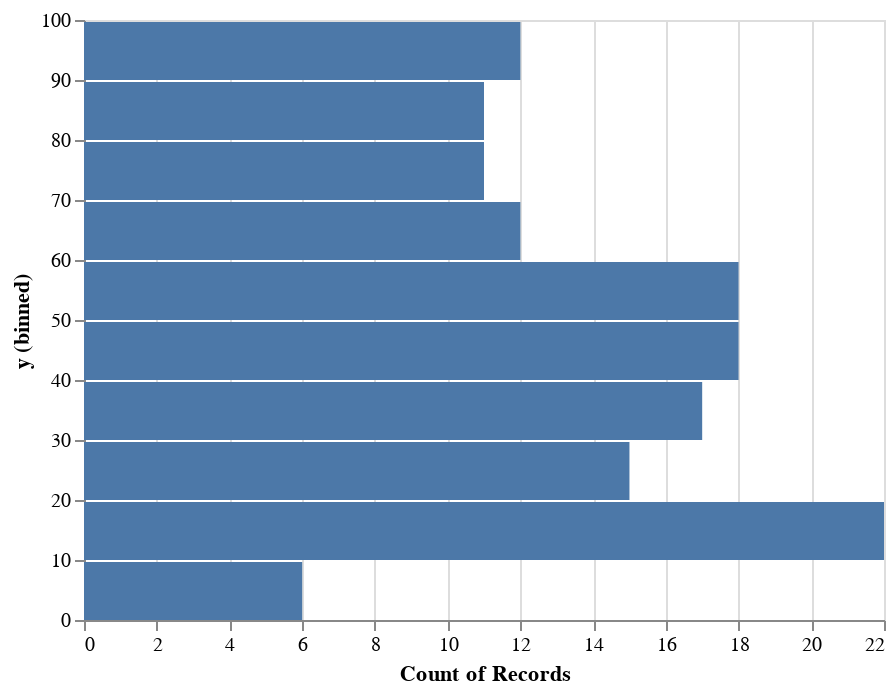

Notebook code cell kept with this figure:
### Code cell
barsY = alt.Chart(dinodf).mark_bar().encode(
    alt.Y('y',bin=True),
    x='count()'
)
barsY

### Figure 1 — Vega-Lite specification as saved in the notebook (floating-point values rounded to 4 significant figures; data arrays with more than 128 entries replaced by an {"elided": "..."} marker saying what was removed)
{"config": {"view": {"continuousWidth": 400, "continuousHeight": 300}}, "data": {"name": "data-05c6c0db3f3190ea2f2d6865f2142213"}, "mark": "bar", "encoding": {"x": {"type": "quantitative", "aggregate": "count"}, "y": {"type": "quantitative", "bin": true, "field": "y"}}, "$schema": "https://vega.github.io/schema/vega-lite/v4.8.1.json", "datasets": {"data-05c6c0db3f3190ea2f2d6865f2142213": {"elided": "142 records"}}}
